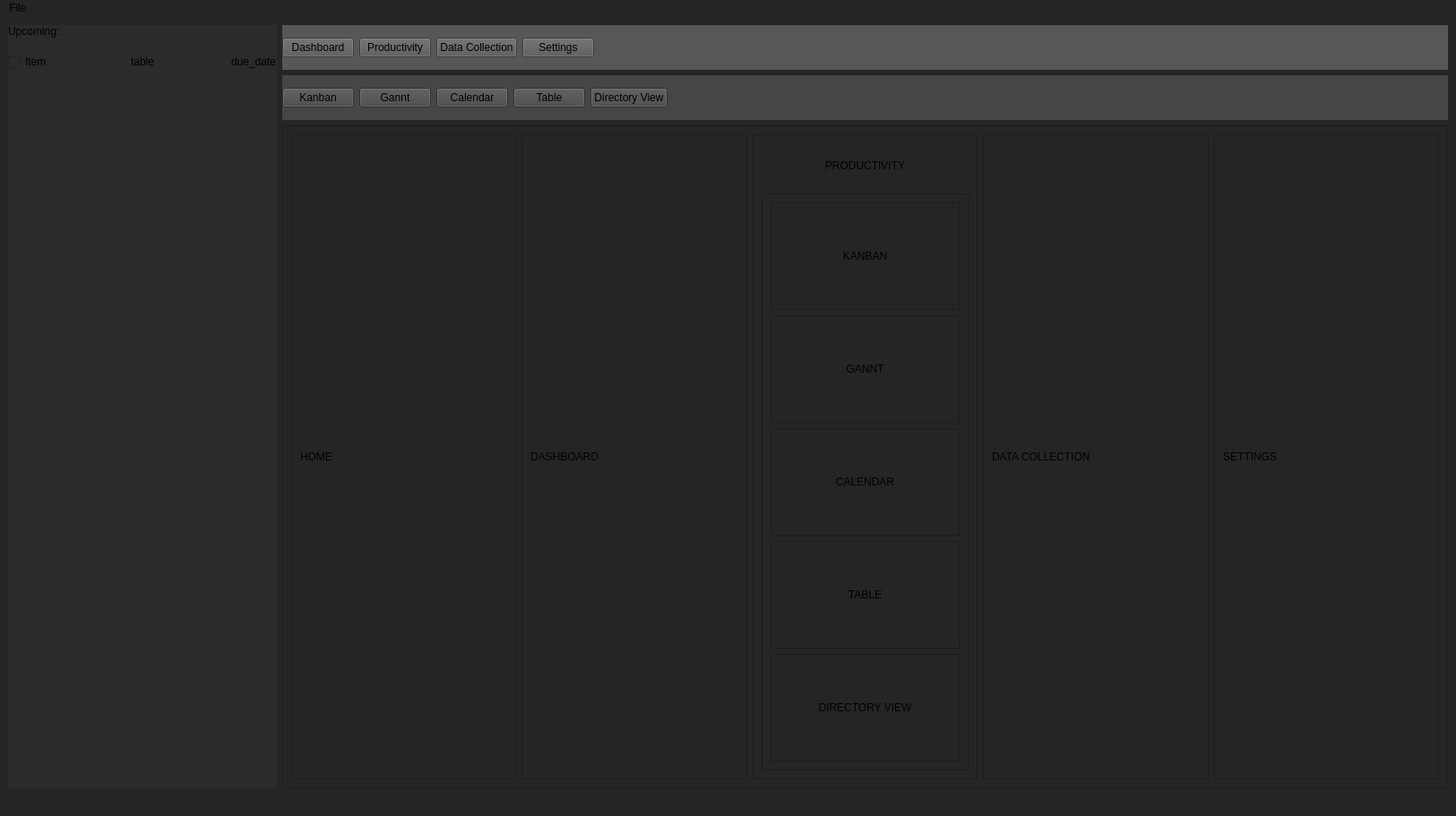
<?xml version="1.0" encoding="UTF-8"?>
<ui version="4.0">
 <class>MainWindow</class>
 <widget class="QMainWindow" name="MainWindow">
  <property name="geometry">
   <rect>
    <x>0</x>
    <y>0</y>
    <width>1625</width>
    <height>911</height>
   </rect>
  </property>
  <property name="windowTitle">
   <string>MainWindow</string>
  </property>
  <property name="styleSheet">
   <string notr="true">background-color: rgb(37, 37, 37);</string>
  </property>
  <widget class="QWidget" name="centralwidget">
   <layout class="QHBoxLayout" name="horizontalLayout">
    <item>
     <widget class="QFrame" name="upcomingSideBar">
      <property name="minimumSize">
       <size>
        <width>300</width>
        <height>0</height>
       </size>
      </property>
      <property name="maximumSize">
       <size>
        <width>300</width>
        <height>16777215</height>
       </size>
      </property>
      <property name="styleSheet">
       <string notr="true">background-color: rgb(44, 43, 44);</string>
      </property>
      <property name="frameShape">
       <enum>QFrame::NoFrame</enum>
      </property>
      <property name="frameShadow">
       <enum>QFrame::Plain</enum>
      </property>
      <layout class="QVBoxLayout" name="verticalLayout_2">
       <property name="leftMargin">
        <number>0</number>
       </property>
       <property name="topMargin">
        <number>0</number>
       </property>
       <property name="rightMargin">
        <number>0</number>
       </property>
       <property name="bottomMargin">
        <number>0</number>
       </property>
       <item>
        <widget class="QLabel" name="upcomingHeader">
         <property name="maximumSize">
          <size>
           <width>16777215</width>
           <height>25</height>
          </size>
         </property>
         <property name="text">
          <string>Upcoming:</string>
         </property>
         <property name="alignment">
          <set>Qt::AlignJustify|Qt::AlignTop</set>
         </property>
        </widget>
       </item>
       <item alignment="Qt::AlignTop">
        <widget class="QFrame" name="upcomingItem_id">
         <property name="frameShape">
          <enum>QFrame::NoFrame</enum>
         </property>
         <property name="frameShadow">
          <enum>QFrame::Plain</enum>
         </property>
         <layout class="QHBoxLayout" name="horizontalLayout_5">
          <property name="leftMargin">
           <number>0</number>
          </property>
          <property name="topMargin">
           <number>0</number>
          </property>
          <property name="rightMargin">
           <number>0</number>
          </property>
          <property name="bottomMargin">
           <number>0</number>
          </property>
          <item alignment="Qt::AlignLeft">
           <widget class="QCheckBox" name="upcomingItem_id_checkbox">
            <property name="text">
             <string>Item</string>
            </property>
           </widget>
          </item>
          <item alignment="Qt::AlignHCenter">
           <widget class="QLabel" name="upcoming_id_table">
            <property name="text">
             <string>table</string>
            </property>
           </widget>
          </item>
          <item alignment="Qt::AlignRight">
           <widget class="QLabel" name="upcomingItem_id_duedate">
            <property name="text">
             <string>due_date</string>
            </property>
           </widget>
          </item>
         </layout>
        </widget>
       </item>
      </layout>
     </widget>
    </item>
    <item>
     <widget class="QFrame" name="mainArea">
      <property name="frameShape">
       <enum>QFrame::NoFrame</enum>
      </property>
      <property name="frameShadow">
       <enum>QFrame::Plain</enum>
      </property>
      <layout class="QVBoxLayout" name="verticalLayout">
       <property name="leftMargin">
        <number>0</number>
       </property>
       <property name="topMargin">
        <number>0</number>
       </property>
       <property name="rightMargin">
        <number>0</number>
       </property>
       <property name="bottomMargin">
        <number>0</number>
       </property>
       <item>
        <widget class="QFrame" name="mainToolBar">
         <property name="maximumSize">
          <size>
           <width>16777215</width>
           <height>50</height>
          </size>
         </property>
         <property name="styleSheet">
          <string notr="true">background-color: rgb(87, 87, 88);</string>
         </property>
         <property name="frameShape">
          <enum>QFrame::NoFrame</enum>
         </property>
         <property name="frameShadow">
          <enum>QFrame::Plain</enum>
         </property>
         <layout class="QHBoxLayout" name="horizontalLayout_2">
          <property name="leftMargin">
           <number>0</number>
          </property>
          <property name="topMargin">
           <number>0</number>
          </property>
          <property name="rightMargin">
           <number>0</number>
          </property>
          <property name="bottomMargin">
           <number>0</number>
          </property>
          <item>
           <widget class="QPushButton" name="mainDashboardBtn">
            <property name="text">
             <string>Dashboard</string>
            </property>
           </widget>
          </item>
          <item>
           <widget class="QPushButton" name="mainProductivityBtn">
            <property name="text">
             <string>Productivity</string>
            </property>
           </widget>
          </item>
          <item>
           <widget class="QPushButton" name="mainDataCollectionBtn">
            <property name="text">
             <string>Data Collection</string>
            </property>
           </widget>
          </item>
          <item>
           <widget class="QPushButton" name="mainSettingsBtn">
            <property name="text">
             <string>Settings</string>
            </property>
           </widget>
          </item>
          <item>
           <spacer name="horizontalSpacer">
            <property name="orientation">
             <enum>Qt::Horizontal</enum>
            </property>
            <property name="sizeHint" stdset="0">
             <size>
              <width>40</width>
              <height>20</height>
             </size>
            </property>
           </spacer>
          </item>
         </layout>
        </widget>
       </item>
       <item>
        <widget class="QFrame" name="secondaryToolBar">
         <property name="maximumSize">
          <size>
           <width>16777215</width>
           <height>50</height>
          </size>
         </property>
         <property name="styleSheet">
          <string notr="true">background-color: rgb(71, 70, 71);</string>
         </property>
         <property name="frameShape">
          <enum>QFrame::NoFrame</enum>
         </property>
         <property name="frameShadow">
          <enum>QFrame::Plain</enum>
         </property>
         <layout class="QHBoxLayout" name="horizontalLayout_3">
          <property name="leftMargin">
           <number>0</number>
          </property>
          <property name="topMargin">
           <number>0</number>
          </property>
          <property name="rightMargin">
           <number>0</number>
          </property>
          <property name="bottomMargin">
           <number>0</number>
          </property>
          <item>
           <widget class="QPushButton" name="secondaryKanbanBtn">
            <property name="text">
             <string>Kanban</string>
            </property>
           </widget>
          </item>
          <item>
           <widget class="QPushButton" name="secondaryGanntBtn">
            <property name="text">
             <string>Gannt</string>
            </property>
           </widget>
          </item>
          <item>
           <widget class="QPushButton" name="secondaryCalendarBtn">
            <property name="text">
             <string>Calendar</string>
            </property>
           </widget>
          </item>
          <item>
           <widget class="QPushButton" name="secondaryTableBtn">
            <property name="text">
             <string>Table</string>
            </property>
           </widget>
          </item>
          <item>
           <widget class="QPushButton" name="secondaryDirectoryViewBtn">
            <property name="text">
             <string>Directory View</string>
            </property>
           </widget>
          </item>
          <item>
           <spacer name="horizontalSpacer_2">
            <property name="orientation">
             <enum>Qt::Horizontal</enum>
            </property>
            <property name="sizeHint" stdset="0">
             <size>
              <width>40</width>
              <height>20</height>
             </size>
            </property>
           </spacer>
          </item>
         </layout>
        </widget>
       </item>
       <item>
        <widget class="QFrame" name="mainAreaLayout">
         <property name="frameShape">
          <enum>QFrame::StyledPanel</enum>
         </property>
         <property name="frameShadow">
          <enum>QFrame::Raised</enum>
         </property>
         <layout class="QHBoxLayout" name="horizontalLayout_4">
          <item>
           <widget class="QFrame" name="home_layout">
            <property name="frameShape">
             <enum>QFrame::StyledPanel</enum>
            </property>
            <property name="frameShadow">
             <enum>QFrame::Raised</enum>
            </property>
            <layout class="QVBoxLayout" name="verticalLayout_5">
             <item>
              <widget class="QLabel" name="label_10">
               <property name="text">
                <string>HOME</string>
               </property>
              </widget>
             </item>
            </layout>
           </widget>
          </item>
          <item>
           <widget class="QFrame" name="dashboard_layout">
            <property name="frameShape">
             <enum>QFrame::StyledPanel</enum>
            </property>
            <property name="frameShadow">
             <enum>QFrame::Raised</enum>
            </property>
            <layout class="QHBoxLayout" name="horizontalLayout_6">
             <item>
              <widget class="QLabel" name="label">
               <property name="text">
                <string>DASHBOARD</string>
               </property>
              </widget>
             </item>
            </layout>
           </widget>
          </item>
          <item>
           <widget class="QFrame" name="productivity_layout">
            <property name="frameShape">
             <enum>QFrame::StyledPanel</enum>
            </property>
            <property name="frameShadow">
             <enum>QFrame::Raised</enum>
            </property>
            <layout class="QVBoxLayout" name="verticalLayout_3">
             <item>
              <widget class="QLabel" name="label_2">
               <property name="maximumSize">
                <size>
                 <width>16777215</width>
                 <height>50</height>
                </size>
               </property>
               <property name="text">
                <string>PRODUCTIVITY</string>
               </property>
               <property name="alignment">
                <set>Qt::AlignCenter</set>
               </property>
              </widget>
             </item>
             <item>
              <widget class="QFrame" name="frame_2">
               <property name="frameShape">
                <enum>QFrame::StyledPanel</enum>
               </property>
               <property name="frameShadow">
                <enum>QFrame::Raised</enum>
               </property>
               <layout class="QVBoxLayout" name="verticalLayout_4">
                <item>
                 <widget class="QFrame" name="kanban_layout">
                  <property name="frameShape">
                   <enum>QFrame::StyledPanel</enum>
                  </property>
                  <property name="frameShadow">
                   <enum>QFrame::Raised</enum>
                  </property>
                  <layout class="QHBoxLayout" name="horizontalLayout_7">
                   <item>
                    <widget class="QLabel" name="label_5">
                     <property name="text">
                      <string>KANBAN</string>
                     </property>
                     <property name="alignment">
                      <set>Qt::AlignCenter</set>
                     </property>
                    </widget>
                   </item>
                  </layout>
                 </widget>
                </item>
                <item>
                 <widget class="QFrame" name="gannt_layout">
                  <property name="frameShape">
                   <enum>QFrame::StyledPanel</enum>
                  </property>
                  <property name="frameShadow">
                   <enum>QFrame::Raised</enum>
                  </property>
                  <layout class="QHBoxLayout" name="horizontalLayout_10">
                   <item>
                    <widget class="QLabel" name="label_6">
                     <property name="text">
                      <string>GANNT</string>
                     </property>
                     <property name="alignment">
                      <set>Qt::AlignCenter</set>
                     </property>
                    </widget>
                   </item>
                  </layout>
                 </widget>
                </item>
                <item>
                 <widget class="QFrame" name="calendar_layout">
                  <property name="frameShape">
                   <enum>QFrame::StyledPanel</enum>
                  </property>
                  <property name="frameShadow">
                   <enum>QFrame::Raised</enum>
                  </property>
                  <layout class="QHBoxLayout" name="horizontalLayout_11">
                   <item>
                    <widget class="QLabel" name="label_7">
                     <property name="text">
                      <string>CALENDAR</string>
                     </property>
                     <property name="alignment">
                      <set>Qt::AlignCenter</set>
                     </property>
                    </widget>
                   </item>
                  </layout>
                 </widget>
                </item>
                <item>
                 <widget class="QFrame" name="table_layout">
                  <property name="frameShape">
                   <enum>QFrame::StyledPanel</enum>
                  </property>
                  <property name="frameShadow">
                   <enum>QFrame::Raised</enum>
                  </property>
                  <layout class="QHBoxLayout" name="horizontalLayout_12">
                   <item>
                    <widget class="QLabel" name="label_8">
                     <property name="text">
                      <string>TABLE</string>
                     </property>
                     <property name="alignment">
                      <set>Qt::AlignCenter</set>
                     </property>
                    </widget>
                   </item>
                  </layout>
                 </widget>
                </item>
                <item>
                 <widget class="QFrame" name="directory_view_layout">
                  <property name="frameShape">
                   <enum>QFrame::StyledPanel</enum>
                  </property>
                  <property name="frameShadow">
                   <enum>QFrame::Raised</enum>
                  </property>
                  <layout class="QHBoxLayout" name="horizontalLayout_13">
                   <item>
                    <widget class="QLabel" name="label_9">
                     <property name="text">
                      <string>DIRECTORY VIEW</string>
                     </property>
                     <property name="alignment">
                      <set>Qt::AlignCenter</set>
                     </property>
                    </widget>
                   </item>
                  </layout>
                 </widget>
                </item>
               </layout>
              </widget>
             </item>
            </layout>
           </widget>
          </item>
          <item>
           <widget class="QFrame" name="data_collection_layout">
            <property name="frameShape">
             <enum>QFrame::StyledPanel</enum>
            </property>
            <property name="frameShadow">
             <enum>QFrame::Raised</enum>
            </property>
            <layout class="QHBoxLayout" name="horizontalLayout_8">
             <item>
              <widget class="QLabel" name="label_3">
               <property name="text">
                <string>DATA COLLECTION</string>
               </property>
              </widget>
             </item>
            </layout>
           </widget>
          </item>
          <item>
           <widget class="QFrame" name="settings_layout">
            <property name="frameShape">
             <enum>QFrame::StyledPanel</enum>
            </property>
            <property name="frameShadow">
             <enum>QFrame::Raised</enum>
            </property>
            <layout class="QHBoxLayout" name="horizontalLayout_9">
             <item>
              <widget class="QLabel" name="label_4">
               <property name="text">
                <string>SETTINGS</string>
               </property>
              </widget>
             </item>
            </layout>
           </widget>
          </item>
         </layout>
        </widget>
       </item>
      </layout>
     </widget>
    </item>
   </layout>
  </widget>
  <widget class="QMenuBar" name="menubar">
   <property name="geometry">
    <rect>
     <x>0</x>
     <y>0</y>
     <width>1625</width>
     <height>21</height>
    </rect>
   </property>
   <widget class="QMenu" name="menuFile">
    <property name="title">
     <string>File</string>
    </property>
    <addaction name="actionNew_Folder"/>
    <addaction name="separator"/>
    <addaction name="actionOpenFolder"/>
   </widget>
   <addaction name="menuFile"/>
  </widget>
  <widget class="QStatusBar" name="statusbar"/>
  <action name="actionNew_Folder">
   <property name="text">
    <string>New Folder</string>
   </property>
  </action>
  <action name="actionOpenFolder">
   <property name="text">
    <string>OpenFolder</string>
   </property>
  </action>
 </widget>
 <resources/>
 <connections/>
</ui>
